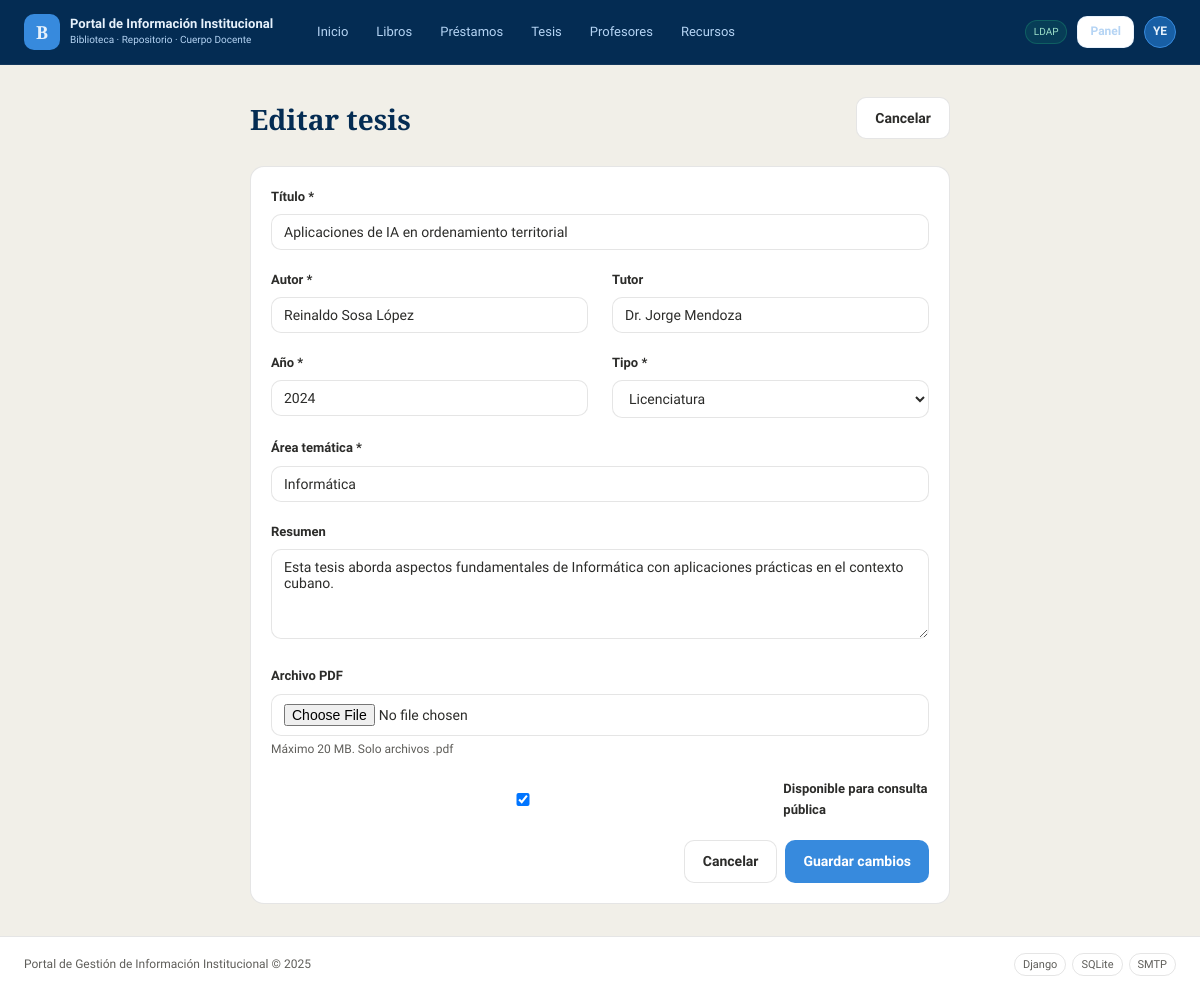
/biblioteca/tesis/3/editar/ (signed in), run on the app's committed database.
### biblioteca/models.py (models this page shows, shortened)
class Tesis(models.Model):
    TIPO_CHOICES = [
        ('licenciatura', 'Licenciatura'),
        ('maestria',     'Maestría'),
        ('doctorado',    'Doctorado'),
    ]
    titulo      = models.CharField(max_length=400)
    autor       = models.CharField(max_length=200)
    tutor       = models.CharField(max_length=200, blank=True)
    anio        = models.PositiveIntegerField(verbose_name='Año')
    tipo        = models.CharField(max_length=20, choices=TIPO_CHOICES,
                                    default='licenciatura')
    area        = models.CharField(max_length=200, verbose_name='Área temática')
    resumen     = models.TextField(blank=True)
    archivo_pdf = models.FileField(upload_to='tesis/', null=True, blank=True,
                                    verbose_name='Archivo PDF')
    disponible  = models.BooleanField(default=True,
                                       verbose_name='Disponible para consulta')
    fecha_registro = models.DateTimeField(auto_now_add=True)
    class Meta:
        verbose_name        = 'Tesis'
        verbose_name_plural = 'Tesis'
        ordering            = ['-anio', 'titulo']

### biblioteca/views.py (the view)
# urls.py: path('tesis/<int:pk>/editar/',            views.tesis_editar,       name='tesis_editar'),
@login_required
def tesis_editar(request, pk):
    if not request.user.is_staff:
        messages.error(request, 'No tienes permiso para editar tesis.')
        return redirect('biblioteca:tesis_list')
    tesis = get_object_or_404(Tesis, pk=pk)
    form  = TesisForm(request.POST or None, request.FILES or None, instance=tesis)
    if form.is_valid():
        form.save()
        messages.success(request, f'Tesis actualizada correctamente.')
        return redirect('biblioteca:tesis_detail', pk=tesis.pk)
    return render(request, 'biblioteca/tesis_form.html', {
        'form':   form,
        'tesis':  tesis,
        'titulo': 'Editar tesis',
        'accion': 'Guardar cambios',
    })

### biblioteca/forms.py (shortened to what this page needs)
class TesisForm(forms.ModelForm):
    class Meta:
        model  = Tesis
        fields = ['titulo', 'autor', 'tutor', 'anio', 'tipo',
                  'area', 'resumen', 'archivo_pdf', 'disponible']
        widgets = {
            'resumen': forms.Textarea(attrs={'rows': 4}),
        }
    def __init__(self, *args, **kwargs):
        super().__init__(*args, **kwargs)
        for field in self.fields.values():
            if not isinstance(field.widget, forms.CheckboxInput):
                field.widget.attrs['class'] = 'form-control'

### templates/biblioteca/tesis_form.html (shortened to what this page needs)
{% extends 'base.html' %}
{% block content %}
<div style="max-width:700px; margin:0 auto;">
  <div class="page-header">
    <h1 class="page-header__title">{{ titulo }}</h1>
    <a href="{% url 'biblioteca:tesis_list' %}" class="btn btn--secondary">Cancelar</a>
  </div>
  <div class="card">
    <form method="post" enctype="multipart/form-data">
      <div style="display:grid; grid-template-columns:1fr 1fr; gap:0 1.5rem;">
        <div class="form-group" style="grid-column:1/-1;">
          <label>Título *</label>
          {{ form.titulo }}
        </div>
        <div class="form-group">
          <label>Autor *</label>
          {{ form.autor }}
        </div>
        <div class="form-group">
          <label>Tutor</label>
          {{ form.tutor }}
        </div>
        <div class="form-group">
          <label>Año *</label>
          {{ form.anio }}
        </div>
        <div class="form-group">
          <label>Tipo *</label>
          {{ form.tipo }}
        </div>
        <div class="form-group" style="grid-column:1/-1;">
          <label>Área temática *</label>
          {{ form.area }}
        </div>
      </div>
      <div class="form-group">
        <label>Resumen</label>
        {{ form.resumen }}
      </div>
      <div class="form-group">
        <label>Archivo PDF</label>
        {{ form.archivo_pdf }}
        <div class="help-text">Máximo 20 MB. Solo archivos .pdf</div>
      </div>
      <div class="form-group">
        <label style="display:flex; align-items:center; gap:8px; cursor:pointer;">
          {{ form.disponible }}
          <span>Disponible para consulta pública</span>
        </label>
      </div>
      <div style="display:flex; justify-content:flex-end; gap:8px;">
        <a href="{% url 'biblioteca:tesis_list' %}" class="btn btn--secondary">Cancelar</a>
        <button type="submit" class="btn btn--primary">{{ accion }}</button>
      </div>
    </form>
  </div>
</div>
{% endblock %}

### templates/includes/navbar.html (shortened to what this page needs)
{% load static %}
<header class="navbar">
  <div class="navbar__inner">
    <a href="{% url 'home' %}" class="navbar__brand">
      <div class="navbar__logo">B</div>
      <div>
        <div class="navbar__title">Portal de Información Institucional</div>
        <div class="navbar__sub">Biblioteca · Repositorio · Cuerpo Docente</div>
      </div>
    </a>
    <nav class="navbar__nav">
      <a href="{% url 'home' %}" class="nav-link {% if request.resolver_match.url_name == 'home' %}nav-link--active{% endif %}">Inicio</a>
      <a href="{% url 'biblioteca:libro_list' %}" class="nav-link">Libros</a>
      <a href="{% url 'biblioteca:prestamo_list' %}" class="nav-link">Préstamos</a>
      <a href="{% url 'biblioteca:tesis_list' %}" class="nav-link">Tesis</a>
      <a href="{% url 'biblioteca:profesor_list' %}" class="nav-link">Profesores</a>
      <a href="{% url 'biblioteca:recurso_list' %}" class="nav-link">Recursos</a>
    </nav>
    <div class="navbar__auth">
      {% if user.is_authenticated %}
        <span class="ldap-badge">LDAP</span>
        {% if user.is_staff %}
          <a href="{% url 'biblioteca:panel' %}"
            class="btn btn--secondary btn--sm"
            style="color:var(--azul-palido); border-color:rgba(181,212,244,0.3);">
            Panel
          </a>
        {% endif %}
        <div class="user-menu">
          <div class="user-avatar">{{ user.username|slice:":2"|upper }}</div>
        </div>
      {% else %}
        <a href="{% url 'login' %}" class="btn btn--primary btn--sm">Iniciar sesión</a>
      {% endif %}
    </div>
  </div>
</header>

### static/css/main.css (style rules this page uses)
:root { --azul-oscuro: #042C53; --azul-medio: #0C447C; --azul: #185FA5; --azul-claro: #378ADD; --azul-palido: #B5D4F4; --azul-fondo: #E6F1FB; --verde: #1D9E75; --verde-fondo: #E1F5EE; --rojo: #E24B4A; --rojo-fondo: #FCEBEB; --ambar: #EF9F27; --ambar-fondo: #FAEEDA; --gris-texto: #2C2C2A; --gris-medio: #5F5E5A; --gris-suave: #B4B2A9; --gris-fondo: #F1EFE8; --blanco: #ffffff; --borde: rgba(44,44,42,0.12); --sombra: 0 1px 4px rgba(0,0,0,0.08); --radio-sm: 6px; --radio-md: 10px; --radio-lg: 14px; --radio-pill: 999px; --fuente-titulo: 'Playfair Display', Georgia, serif; --fuente-cuerpo: 'Source Sans 3', system-ui, sans-serif; }
*, *::before, *::after { box-sizing: border-box; margin: 0; padding: 0; }
html { font-size: 16px; }
body { font-family: var(--fuente-cuerpo); background: var(--gris-fondo); color: var(--gris-texto); line-height: 1.6; min-height: 100vh; display: flex; flex-direction: column; }
a { color: var(--azul-claro); text-decoration: none; }
.navbar { background: var(--azul-oscuro); position: sticky; top: 0; z-index: 100; border-bottom: 1px solid rgba(255,255,255,0.06); }
.navbar__inner { max-width: 1280px; margin: 0 auto; padding: 0 1.5rem; height: 64px; display: flex; align-items: center; gap: 2rem; }
.navbar__brand { display: flex; align-items: center; gap: 10px; text-decoration: none; flex-shrink: 0; }
.navbar__logo { width: 36px; height: 36px; border-radius: var(--radio-md); background: var(--azul-claro); display: flex; align-items: center; justify-content: center; font-family: var(--fuente-titulo); font-size: 18px; font-weight: 700; color: var(--azul-fondo); }
.navbar__title { font-size: 13px; font-weight: 600; color: var(--azul-fondo); line-height: 1.2; }
.navbar__sub { font-size: 10px; color: var(--azul-palido); font-weight: 300; }
.navbar__nav { display: flex; align-items: center; gap: 4px; flex: 1; }
.nav-link { font-size: 13px; color: var(--azul-palido); font-weight: 400; padding: 6px 12px; border-radius: var(--radio-pill); transition: background 0.15s, color 0.15s; }
.navbar__auth { display: flex; align-items: center; gap: 10px; margin-left: auto; }
.ldap-badge { font-size: 10px; color: #9FE1CB; background: rgba(29,158,117,0.15); border: 1px solid rgba(29,158,117,0.35); padding: 3px 8px; border-radius: var(--radio-pill); }
.user-menu { position: relative; }
.user-avatar { width: 32px; height: 32px; border-radius: 50%; background: var(--azul); border: 1px solid var(--azul-claro); display: flex; align-items: center; justify-content: center; font-size: 12px; font-weight: 600; color: var(--azul-fondo); cursor: pointer; }
.btn { display: inline-flex; align-items: center; gap: 6px; padding: 9px 18px; border-radius: var(--radio-md); font-size: 14px; font-weight: 600; font-family: var(--fuente-cuerpo); cursor: pointer; border: none; transition: opacity 0.15s, transform 0.1s; text-decoration: none; }
.btn--primary { background: var(--azul-claro); color: var(--blanco); }
.btn--secondary { background: var(--blanco); color: var(--gris-texto); border: 1px solid var(--borde); }
.btn--sm { padding: 5px 12px; font-size: 12px; }
.card { background: var(--blanco); border: 1px solid var(--borde); border-radius: var(--radio-lg); padding: 1.25rem; }
.form-group { margin-bottom: 1.25rem; }
.form-group label { display: block; font-size: 13px; font-weight: 600; color: var(--gris-texto); margin-bottom: 0.4rem; }
.form-group input, .form-group select, .form-group textarea { width: 100%; padding: 9px 12px; border: 1px solid var(--borde); border-radius: var(--radio-md); font-size: 14px; font-family: var(--fuente-cuerpo); color: var(--gris-texto); background: var(--blanco); transition: border-color 0.15s; }
.form-group textarea { resize: vertical; min-height: 90px; }
.form-group .help-text { font-size: 12px; color: var(--gris-medio); margin-top: 4px; }
.page-header { display: flex; align-items: flex-start; justify-content: space-between; margin-bottom: 1.5rem; }
.page-header__title { font-family: var(--fuente-titulo); font-size: 28px; font-weight: 700; color: var(--azul-oscuro); }

### data on the page
Tesis: titulo "Aplicaciones de IA en ordenamiento territorial", autor "Reinaldo Sosa López", tutor "Dr. Jorge Mendoza", anio "2024", tipo "Licenciatura", area "Informática", resumen "Esta tesis aborda aspectos fundamentales de Informática con aplicaciones prácticas en el contexto cubano.", disponible "☑"

### other printed values
{{ user.username|slice:":2"|upper }} "YE"
{{ titulo }} "Editar tesis"
{{ accion }} "Guardar cambios"
